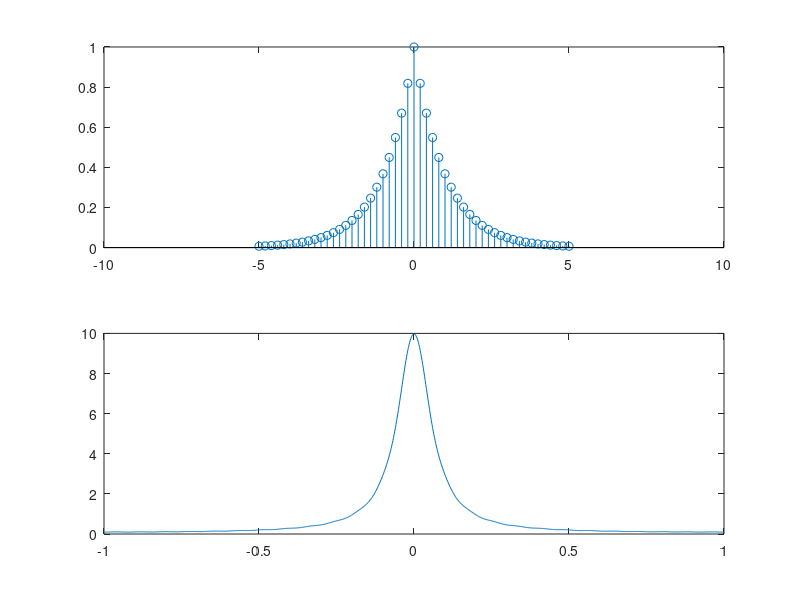

This chart was generated by the following MATLAB code:
% Ex3_19_1

Dt = 0.00005;
t = -0.005:Dt:0.005;
xa = exp(-1000*abs(t));

Ts = 0.0002;
n = -25:1:25;
x = exp(-1000*abs(n * Ts));

K = 500;
k = 0:1:K;
w = pi*k/K;
X = x * exp(-i * n' * w);
X = real(X);
w = [-fliplr(w), w(2:K+1)];
X = [fliplr(X), X(2:K+1)];

subplot(2, 1, 1); stem(n * Ts * 1000, x); axis([-10, 10]);
subplot(2, 1, 2); plot(w/pi, X);
